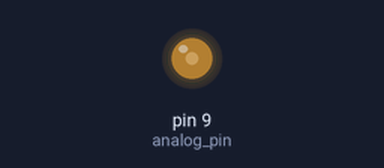
A sketch run on a simulated Arduino Uno, built with avr-gcc and run on an emulated ATmega328P. On the bench: output pins drawn as LEDs (lit = HIGH). Random numbers use the default seed unless the sketch sets one.

Above: at 0.05 s.
At 9.06 s:
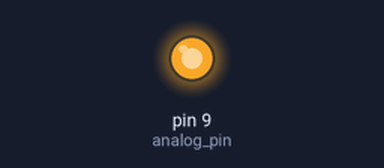
At 19.77 s:
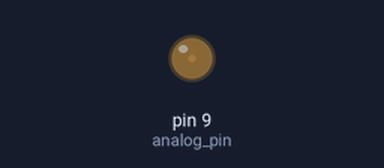
At 39.89 s:
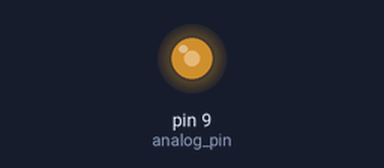
Timing chart, 0 to 40.0 s (numbered marks = the images above):
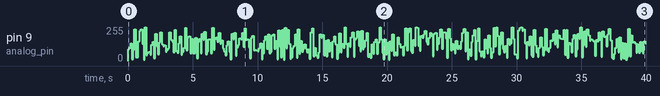

Measured:
- by itself, pin 9 (analog_pin): 0/255 → 89/255 at 0.00 s, → 101/255 0.10 s later, → 135/255 0.10 s later, → 12/255 0.10 s later, … (398 changes in this stretch)

The sketch:

analog_exemple.ino
```cpp
int analog_pin = 9; // Change to the desired analog pin number

void setup() {
  pinMode(analog_pin, OUTPUT);
}

void loop() {
  // Generate a random PWM value between 10 and 255
  int pwmValue = random(10, 256); // Random value between 10 and 255
  analogWrite(analog_pin, pwmValue);
  delay(100);
}
```
